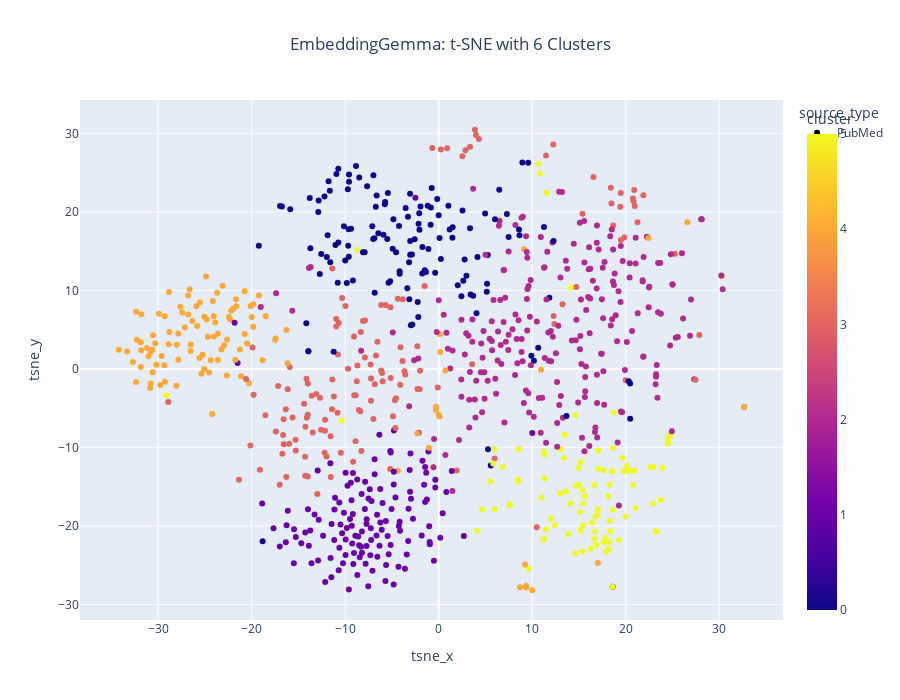

Notebook source saved alongside this figure:
### Code cell
# Visualize clusters
fig = px.scatter(
    df_embed,
    x='tsne_x',
    y='tsne_y',
    color='cluster',
    symbol='source_type',
    hover_data={'title': True, 'year': True, 'journal': True},
    title=f'EmbeddingGemma: t-SNE with {optimal_k} Clusters',
    width=900,
    height=700
)

fig.update_layout(title_x=0.5)
fig.show()

print("📊 EmbeddingGemma cluster visualization generated!")

### Figure 1 — Plotly figure (JSON) as saved in the notebook; plotly's stock layout.template omitted (floating-point values rounded to 4 significant figures; data arrays with more than 128 entries replaced by an {"elided": "..."} marker saying what was removed)
{"data": [{"customdata": {"elided": "851x3 mixed values"}, "hovertemplate": "source_type=PubMed<br>tsne_x=%{x}<br>tsne_y=%{y}<br>title=%{customdata[0]}<br>year=%{customdata[1]}<br>journal=%{customdata[2]}<br>cluster=%{marker.color}<extra></extra>", "legendgroup": "PubMed", "marker": {"color": {"elided": "851 int values"}, "coloraxis": "coloraxis", "symbol": "circle"}, "mode": "markers", "name": "PubMed", "orientation": "v", "showlegend": true, "type": "scatter", "x": {"elided": "851 float values"}, "xaxis": "x", "y": {"elided": "851 float values"}, "yaxis": "y"}], "layout": {"coloraxis": {"colorbar": {"title": {"text": "cluster"}}, "colorscale": [[0, "#0d0887"], [0.1111, "#46039f"], [0.2222, "#7201a8"], [0.3333, "#9c179e"], [0.4444, "#bd3786"], [0.5556, "#d8576b"], [0.6667, "#ed7953"], [0.7778, "#fb9f3a"], [0.8889, "#fdca26"], [1, "#f0f921"]]}, "height": 700, "legend": {"title": {"text": "source_type"}, "tracegroupgap": 0}, "title": {"text": "EmbeddingGemma: t-SNE with 6 Clusters", "x": 0.5}, "width": 900, "xaxis": {"anchor": "y", "domain": [0, 1], "title": {"text": "tsne_x"}}, "yaxis": {"anchor": "x", "domain": [0, 1], "title": {"text": "tsne_y"}}}}
